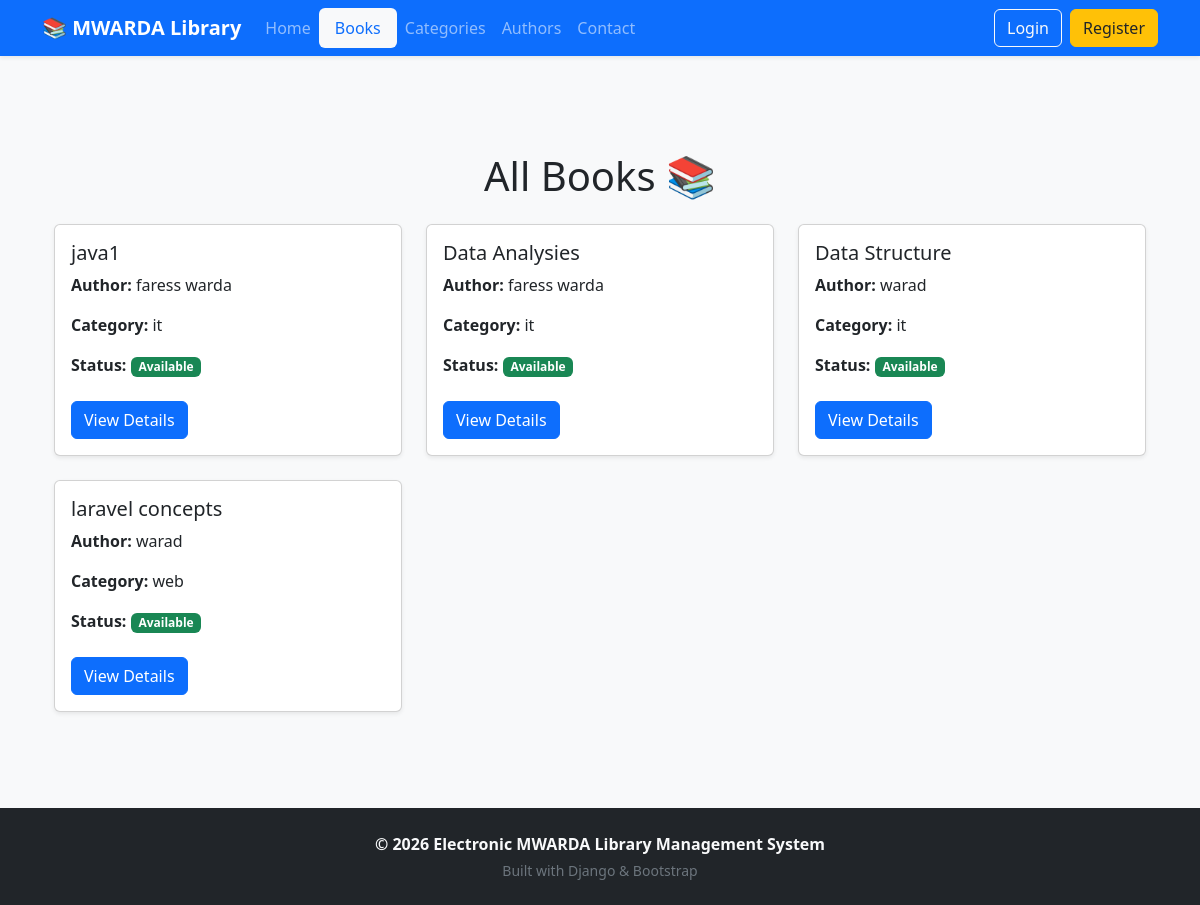
The page /books/ on the database its author committed.
### library/models.py (models this page shows, shortened)
class Book(models.Model):
    title = models.CharField(max_length=200)
    author = models.ForeignKey(Author, on_delete=models.CASCADE)
    category = models.ForeignKey(Category, on_delete=models.CASCADE)
    cover_image = models.ImageField(upload_to='books/')
    pub_year = models.IntegerField()
    pages = models.IntegerField()
    language = models.CharField(max_length=50)
    description = models.TextField()
    total_copies = models.IntegerField(default=1)
    available_copies = models.IntegerField(default=1)

class Author(models.Model):
    name = models.CharField(max_length=200)
    photo = models.ImageField(upload_to='authors/', blank=True)
    bio = models.TextField(blank=True)

class Category(models.Model):
    name = models.CharField(max_length=100, unique=True)
    icon = models.CharField(max_length=50, blank=True)  # e.g., FontAwesome icon class

### library/views.py (the view)
# urls.py: path('books/', views.all_books, name='all_books'),
def all_books(request):
    books = Book.objects.all()
    return render(request, 'library/all_books.html', {
        'books': books
    })

### library/templates/library/all_books.html
{% extends 'library/base.html' %}
{% block content %}
<div class="container my-5">
    <h1 class="text-center mb-4">All Books 📚</h1>
    <div class="row row-cols-1 row-cols-md-3 g-4">
        {% for book in books %}
        <div class="col">
            <div class="card h-100 shadow-sm">
                <div class="card-body">
                    <h5 class="card-title">{{ book.title }}</h5>
                    <p class="card-text"><strong>Author:</strong> {{ book.author.name }}</p>
                    <p class="card-text"><strong>Category:</strong> {{ book.category.name }}</p>
                    <p class="card-text">
                        <strong>Status:</strong>
                        {% if book.available_copies > 0 %}
                            <span class="badge bg-success">Available</span>
                        {% else %}
                            <span class="badge bg-danger">Fully Borrowed</span>
                        {% endif %}
                    </p>
                    <a href="{% url 'book_details' book.id %}" class="btn btn-primary mt-2">View Details</a>
                </div>
            </div>
        </div>
        {% empty %}
        <p class="text-muted">No books found.</p>
        {% endfor %}
    </div>
</div>
{% endblock %}

### rows shown on the page
Book: title "java1", author.name "faress warda", category.name "it", available_copies "Available"
Book: title "Data Analysies", author.name "faress warda", category.name "it", available_copies "Available"
Book: title "Data Structure", author.name "warad", category.name "it", available_copies "Available"
Book: title "laravel concepts", author.name "warad", category.name "web", available_copies "Available"
